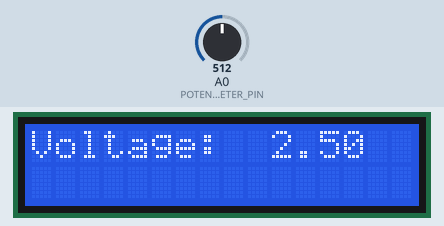
Bench run of a sketch on a simulated Arduino Uno, built with avr-gcc and run on an emulated ATmega328P. Parts: 16×2 character LCD. Inputs (shaded band) come from the test bench; at power-on: A0 (POTENTIOMETER_PIN) = 512.

Above: at 1.2 s.
1.3 s: A0 (POTENTIOMETER_PIN) set to 716
At 1.8 s:
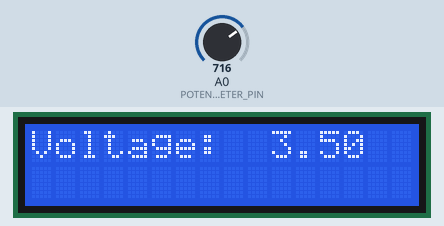
2.8 s: A0 (POTENTIOMETER_PIN) set to 900
At 3.9 s:
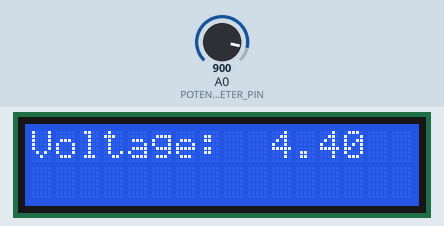
4.3 s: A0 (POTENTIOMETER_PIN) set to 1023
At 4.9 s:
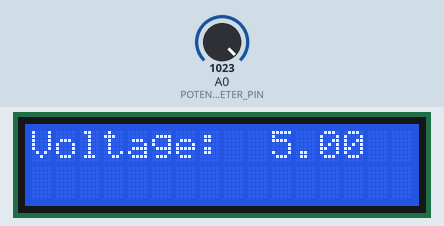
Timing chart, 0 to 7.3 s (numbered marks = the images above; inputs shaded):
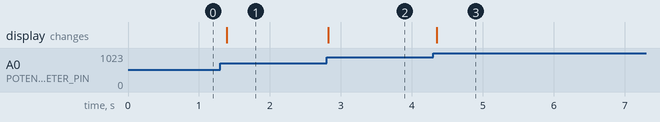

The sketch:

ex_3.ino
```cpp
#include <LiquidCrystal.h>

// Define pin numbers for the potentiometer and LCD
#define POTENTIOMETER_PIN A0    // Pin for the potentiometer (analog input A0)
#define SCREEN_WIDTH 16     // Width of the LCD screen
#define SCREEN_HEIGHT 2     // Height of the LCD screen
#define UPDATE_DELAY 100    // Time (in milliseconds) of screen update
#define LCD_RS 12           // Register Select pin for the LCD
#define LCD_EN 11           // Enable pin for the LCD
#define LCD_D4 5            // Data pin D4 for the LCD
#define LCD_D5 4            // Data pin D5 for the LCD
#define LCD_D6 3            // Data pin D6 for the LCD
#define LCD_D7 2            // Data pin D7 for the LCD

// Initialize the LCD library with the numbers of the interface pins
LiquidCrystal lcd(LCD_RS, LCD_EN, LCD_D4, LCD_D5, LCD_D6, LCD_D7);

void setup() {
  // Initialize the LCD
  lcd.begin(SCREEN_WIDTH, SCREEN_HEIGHT);
  lcd.clear();
  lcd.print("Voltage: ");
}

void loop() {
  // Read the value from the potentiometer
  int potentiometerValue = analogRead(POTENTIOMETER_PIN);

  // Convert the analog reading [0, 1023] to a voltage [0V, 5V]
  float voltage = potentiometerValue * (5.0 / 1023.0);

  // Set the cursor to the position where the voltage value will be displayed
  lcd.setCursor(10, 0);

  // Clear the previous value before printing the new value
  lcd.print("      ");
  lcd.setCursor(10, 0);

  // Print the voltage value with two decimal places
  lcd.print(voltage, 2);

  // LCD delay constant
  delay(100);
}
```

Measured:
- after the input at 1.3 s, the display: changes after 0.09 s (image 1)
- after the input at 2.8 s, the display: changes at once (image 2)
- after the input at 4.3 s, the display: changes after 0.05 s (image 3)
